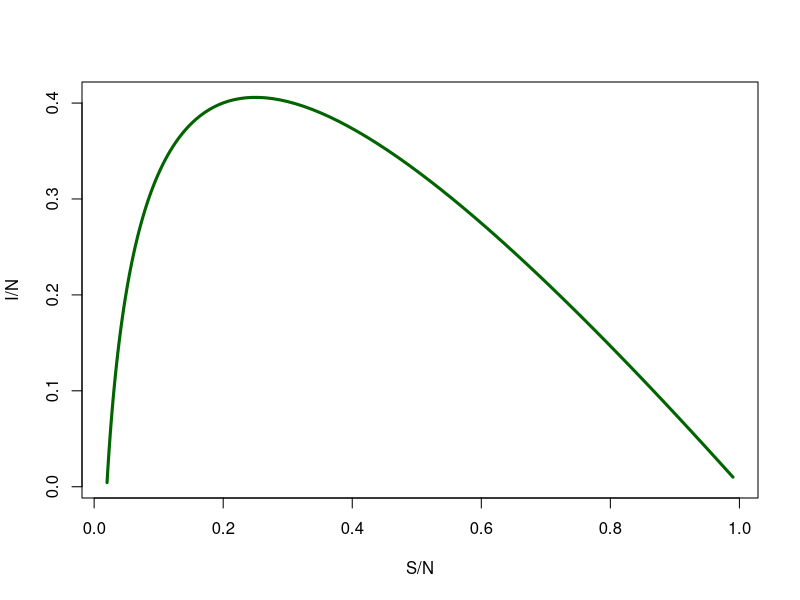
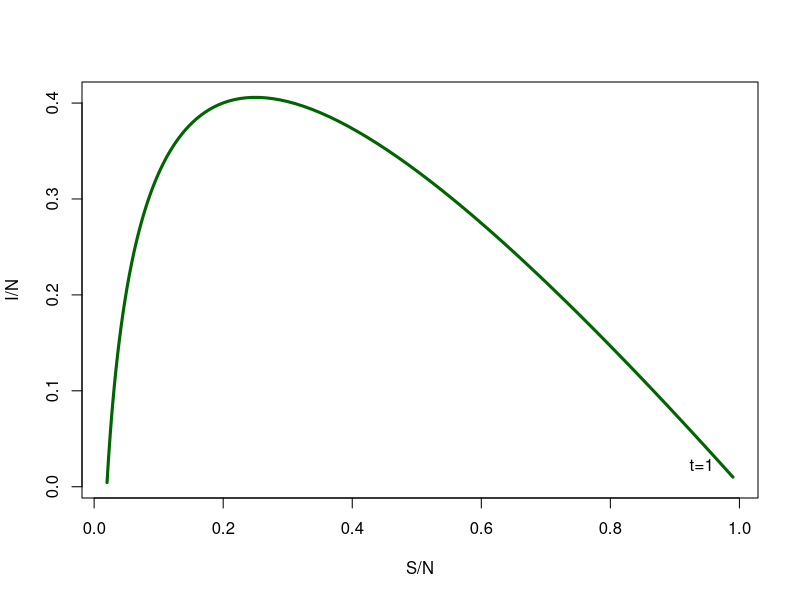

These charts were generated, in order, by the following R code:
## ---- chunk 1
# SIR Epidemic model - Practical 1
library(deSolve)

SIR_dyn <- function(t,var,par) {
    # Rename the variables and parameters
    S <- var[1]
    I <- var[2]
    R <- var[3]
    N <- S+I+R
    beta <- par[1]
    gamma <- par[2]
    
    # Derivatives
    dS <- -beta*S*I/N
    dI <- beta*S*I/N-gamma*I
    dR <- gamma*I
    
    # Return the 3 values
    list(c(dS,dI,dR))
}
## ---- chunk 2
beta <- 1
gamma <- 0.25
SIR_par <- c(beta,gamma)
SIR_init <- c(99,1,0)
SIR_t <- seq(0,30,by=0.1)

# The numerical solution is given by
SIR_sol <- lsoda(SIR_init,
                 SIR_t,
                 SIR_dyn,
                 SIR_par)
## ---- chunk 3
TIME <- SIR_sol[,1]
S <- SIR_sol[,2]
I <- SIR_sol[,3]
R <- SIR_sol[,4]
N <- S + I + R
## ---- chunk 4
plot(S/N, I/N, type = "l", lwd = 3, col = "darkgreen")
## ---- chunk 5
plot(S/N, I/N, type = "l", lwd = 3, col = "darkgreen")

index <- which(TIME == 1)

text(S[index]/N[index],I[index]/N[index],"t=1",pos=2)
